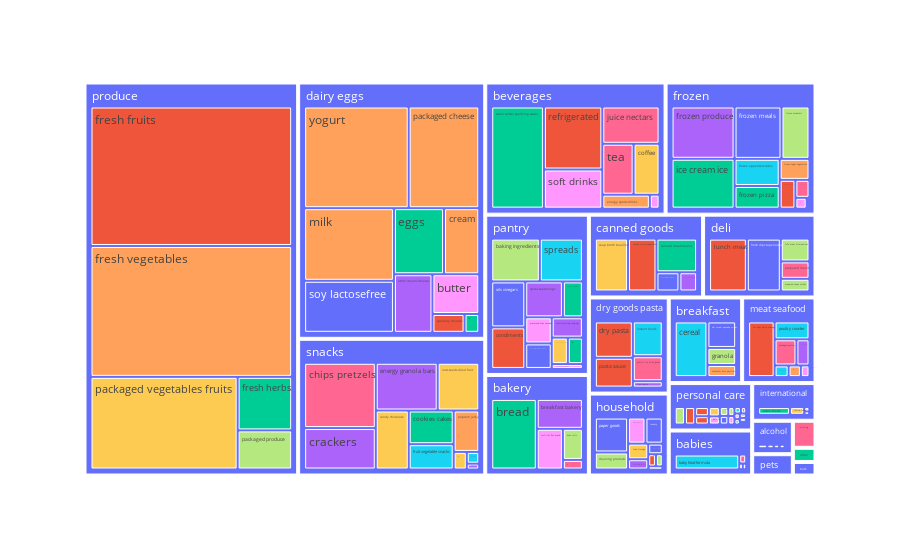

Notebook code cell kept with this figure:
### Code cell
import plotly.express as px
import numpy as np

order_product = order_products__prior.merge(products, on='product_id')
aisle_count = order_product.groupby(['aisle_id','department_id']).size().reset_index(name='counts')
aisle_department_count = aisle_count.merge(aisles, on='aisle_id').merge(departments,on='department_id')
    [['aisle','department','counts']]
fig = px.treemap(aisle_department_count, path=['department', 'aisle'], values='counts',
                  color='aisle', hover_data=['department'],
                  color_continuous_scale='RdBu')

fig.show()
fig.write_image("Images/fig1.png")

print('\t\t\t\t\t\t\tSize of the box signify the number of orders')

### Figure 1 — Plotly figure (JSON) as saved in the notebook; plotly's stock layout.template omitted (floating-point values rounded to 4 significant figures; data arrays with more than 128 entries replaced by an {"elided": "..."} marker saying what was removed)
{"data": [{"branchvalues": "total", "customdata": {"elided": "155x1 str values"}, "domain": {"x": [0, 1], "y": [0, 1]}, "hoverlabel": {"namelength": 0}, "hovertemplate": "department=%{customdata[0]}<br>labels=%{label}<br>counts=%{value}<br>parent=%{parent}<br>id=%{id}", "ids": {"elided": "155 str values"}, "labels": {"elided": "155 str values"}, "marker": {"colors": {"elided": "155 str values"}}, "name": "", "parents": {"elided": "155 str values"}, "type": "treemap", "values": {"elided": "155 int values"}}], "layout": {"autosize": true, "legend": {"tracegroupgap": 0}, "margin": {"t": 60}}}
